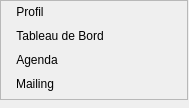
               <widget class="QWidget" name="page_2">
                <property name="geometry">
                 <rect>
                  <x>0</x>
                  <y>0</y>
                  <width>189</width>
                  <height>108</height>
                 </rect>
                </property>
                <attribute name="icon">
                 <iconset resource="source.qrc">
                  <normaloff>:/icones/icons/baseline_expand_more_black_24dp.png</normaloff>:/icones/icons/baseline_expand_more_black_24dp.png</iconset>
                </attribute>
                <attribute name="label">
                 <string>Espace Personnel</string>
                </attribute>
                <widget class="QFrame" name="frame_15">
                 <property name="geometry">
                  <rect>
                   <x>0</x>
                   <y>0</y>
                   <width>188</width>
                   <height>100</height>
                  </rect>
                 </property>
                 <property name="minimumSize">
                  <size>
                   <width>170</width>
                   <height>100</height>
                  </size>
                 </property>
                 <property name="maximumSize">
                  <size>
                   <width>16777215</width>
                   <height>100</height>
                  </size>
                 </property>
                 <property name="frameShape">
                  <enum>QFrame::StyledPanel</enum>
                 </property>
                 <property name="frameShadow">
                  <enum>QFrame::Raised</enum>
                 </property>
                 <layout class="QVBoxLayout" name="verticalLayout_8">
                  <property name="spacing">
                   <number>6</number>
                  </property>
                  <property name="leftMargin">
                   <number>15</number>
                  </property>
                  <property name="topMargin">
                   <number>0</number>
                  </property>
                  <property name="rightMargin">
                   <number>0</number>
                  </property>
                  <property name="bottomMargin">
                   <number>0</number>
                  </property>
                  <item alignment="Qt::AlignLeft">
                   <widget class="QPushButton" name="pushButton_17">
                    <property name="minimumSize">
                     <size>
                      <width>0</width>
                      <height>0</height>
                     </size>
                    </property>
                    <property name="maximumSize">
                     <size>
                      <width>16777215</width>
                      <height>16777215</height>
                     </size>
                    </property>
                    <property name="styleSheet">
                     <string notr="true">QPushButton{
border-radius:5px;
}
QPushButton:hover{
background-color:rgb(224, 152, 50);
}</string>
                    </property>
                    <property name="text">
                     <string>Profil</string>
                    </property>
                    <property name="icon">
                     <iconset resource="source.qrc">
                      <normaloff>:/icones/icons/baseline_perm_identity_black_24dp.png</normaloff>:/icones/icons/baseline_perm_identity_black_24dp.png</iconset>
                    </property>
                    <property name="iconSize">
                     <size>
                      <width>20</width>
                      <height>20</height>
                     </size>
                    </property>
                   </widget>
                  </item>
                  <item alignment="Qt::AlignLeft">
                   <widget class="QPushButton" name="pushButton_18">
                    <property name="minimumSize">
                     <size>
                      <width>0</width>
                      <height>0</height>
                     </size>
                    </property>
                    <property name="styleSheet">
                     <string notr="true">QPushButton{
border-radius:5px;
}
QPushButton:hover{
background-color:rgb(224, 152, 50);
}</string>
                    </property>
                    <property name="text">
                     <string>Tableau de Bord</string>
                    </property>
                    <property name="icon">
                     <iconset resource="source.qrc">
                      <normaloff>:/icones/icons/baseline_important_devices_black_24dp.png</normaloff>:/icones/icons/baseline_important_devices_black_24dp.png</iconset>
                    </property>
                    <property name="iconSize">
                     <size>
                      <width>20</width>
                      <height>20</height>
                     </size>
                    </property>
                   </widget>
                  </item>
                  <item alignment="Qt::AlignLeft">
                   <widget class="QPushButton" name="pushButton_19">
                    <property name="minimumSize">
                     <size>
                      <width>0</width>
                      <height>0</height>
                     </size>
                    </property>
                    <property name="styleSheet">
                     <string notr="true">QPushButton{
border-radius:5px;
}
QPushButton:hover{
background-color:rgb(224, 152, 50);
}</string>
                    </property>
                    <property name="text">
                     <string>Agenda</string>
                    </property>
                    <property name="icon">
                     <iconset resource="source.qrc">
                      <normaloff>:/icones/icons/baseline_calendar_today_black_24dp.png</normaloff>:/icones/icons/baseline_calendar_today_black_24dp.png</iconset>
                    </property>
                    <property name="iconSize">
                     <size>
                      <width>20</width>
                      <height>20</height>
                     </size>
                    </property>
                   </widget>
                  </item>
                  <item alignment="Qt::AlignLeft">
                   <widget class="QPushButton" name="pushButton_20">
                    <property name="minimumSize">
                     <size>
                      <width>0</width>
                      <height>0</height>
                     </size>
                    </property>
                    <property name="maximumSize">
                     <size>
                      <width>16777215</width>
                      <height>16777215</height>
                     </size>
                    </property>
                    <property name="styleSheet">
                     <string notr="true">QPushButton{
border-radius:5px;
}
QPushButton:hover{
background-color:rgb(224, 152, 50);
}</string>
                    </property>
                    <property name="text">
                     <string>Mailing</string>
                    </property>
                    <property name="icon">
                     <iconset resource="source.qrc">
                      <normaloff>:/icones/icons/baseline_mark_as_unread_black_24dp.png</normaloff>:/icones/icons/baseline_mark_as_unread_black_24dp.png</iconset>
                    </property>
                    <property name="iconSize">
                     <size>
                      <width>20</width>
                      <height>20</height>
                     </size>
                    </property>
                   </widget>
                  </item>
                 </layout>
                </widget>
               </widget>
